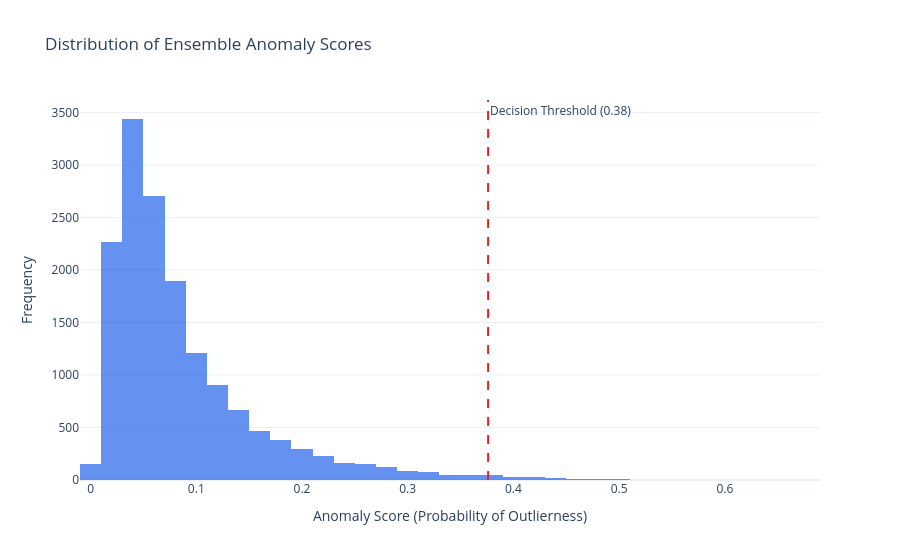

Source (notebook cell):
### Markdown cell above
### Relationship between Anomaly Score and Accuracy

In Anomaly Detection, we don't usually use 'Accuracy' because the classes are highly imbalanced (99% normal, 1% anomaly). If a model simply said 'nothing is an anomaly,' it would have 99% accuracy but be useless.

Instead, we look at:
- **Precision**: Of the points flagged by the score, how many were actually market shocks?
- **Recall**: Of all market shocks that happened, how many did the score successfully catch?

**The Conversion Logic:**
`Anomaly Flag = 1 if Anomaly Score > Threshold else 0`

### Code cell
# Visualize the 'Confidence' of our scores
fig = go.Figure()
fig.add_trace(
    go.Histogram(
        x=df_model["anomaly_score"],
        nbinsx=50,
        marker_color=COLORS["price"],
        opacity=0.7,
        name="Score Distribution",
    )
)

fig.add_vline(
    x=threshold,
    line_dash="dash",
    line_color=COLORS["anomaly"],
    annotation_text=f"Decision Threshold ({threshold:.2f})",
)

fig.update_layout(
    title="Distribution of Ensemble Anomaly Scores",
    xaxis_title="Anomaly Score (Probability of Outlierness)",
    yaxis_title="Frequency",
    template="plotly_white",
    showlegend=False,
)
fig.show()

### Figure 1 — Plotly figure (JSON) as saved in the notebook; plotly's stock layout.template omitted (floating-point values rounded to 4 significant figures; data arrays with more than 128 entries replaced by an {"elided": "..."} marker saying what was removed)
{"data": [{"marker": {"color": "#2563eb"}, "name": "Score Distribution", "nbinsx": 50, "opacity": 0.7, "type": "histogram", "x": {"elided": "15477 float values"}}], "layout": {"annotations": [{"showarrow": false, "text": "Decision Threshold (0.38)", "x": 0.3761, "xanchor": "left", "xref": "x", "y": 1, "yanchor": "top", "yref": "y domain"}], "shapes": [{"line": {"color": "#dc2626", "dash": "dash"}, "type": "line", "x0": 0.3761, "x1": 0.3761, "xref": "x", "y0": 0, "y1": 1, "yref": "y domain"}], "showlegend": false, "title": {"text": "Distribution of Ensemble Anomaly Scores"}, "xaxis": {"title": {"text": "Anomaly Score (Probability of Outlierness)"}}, "yaxis": {"title": {"text": "Frequency"}}}}
